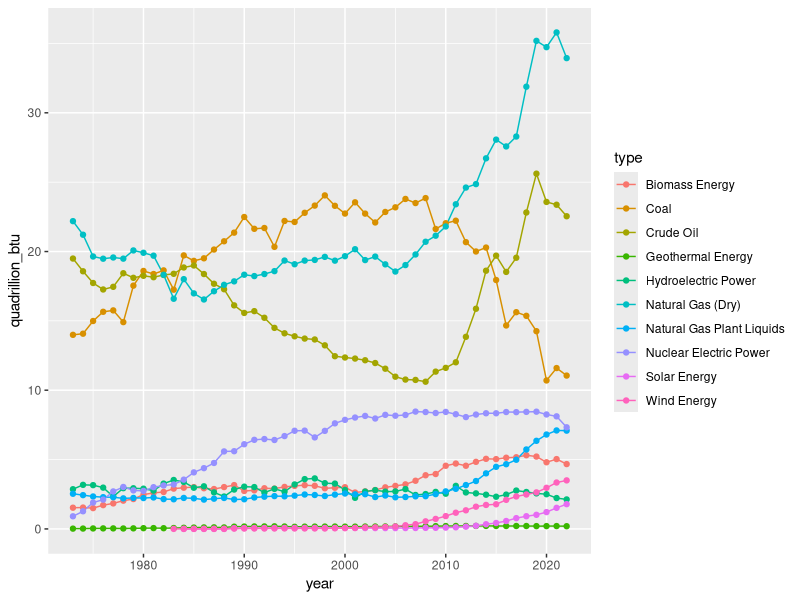
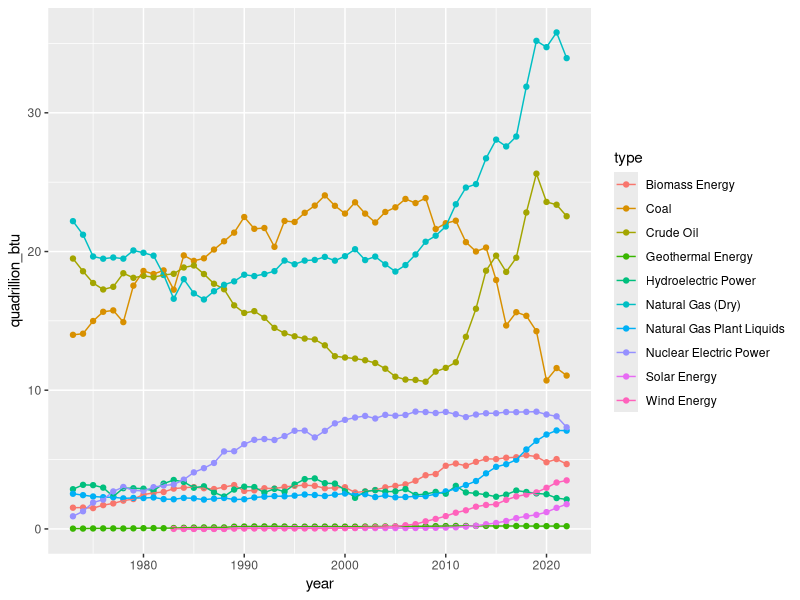

Generate these figures, in order, with R:
## ---- chunk 1
library(tidyverse)
## ---- chunk 2
energy <- read_csv('data/us_energy.csv')
## ---- chunk 3
ggplot(data = energy, aes(y = quadrillion_btu, x = year)) + geom_line(aes(color = type)) + 
  geom_point(aes(color = type))
## ---- chunk 4
ggplot(data = energy, aes(x = year, y = quadrillion_btu)) +
  geom_point(aes(color = type)) +
  geom_line(aes(color = type))
